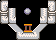

The image is a tile-based game level rendered from a .tmx file. Its description and complete source (layers, tilesets, objects, tile grids) follow:
An orthogonal 7x5 tile map with 8x8 px tiles, 1 tile layer (Tile Layer 1), 2 tilesets.

<map version="1.4" tiledversion="1.4.3" orientation="orthogonal" renderorder="right-down" width="7" height="5" tilewidth="8" tileheight="8" infinite="0" nextlayerid="2" nextobjectid="1">
 <tileset firstgid="1" source="../assets/democart.tsx" />
 <tileset firstgid="257" source="../assets/tbj2_startcart2spr.tsx" />
 <layer id="1" name="Tile Layer 1" width="7" height="5">
  <data encoding="csv">
141,0,0,0,0,0,143,
176,157,0,86,0,2147483805,176,
173,173,0,0,0,175,175,
0,1610612856,122,38,120,2684354682,0,
0,332,173,2684354717,175,332,0
</data>
 </layer>
</map>
